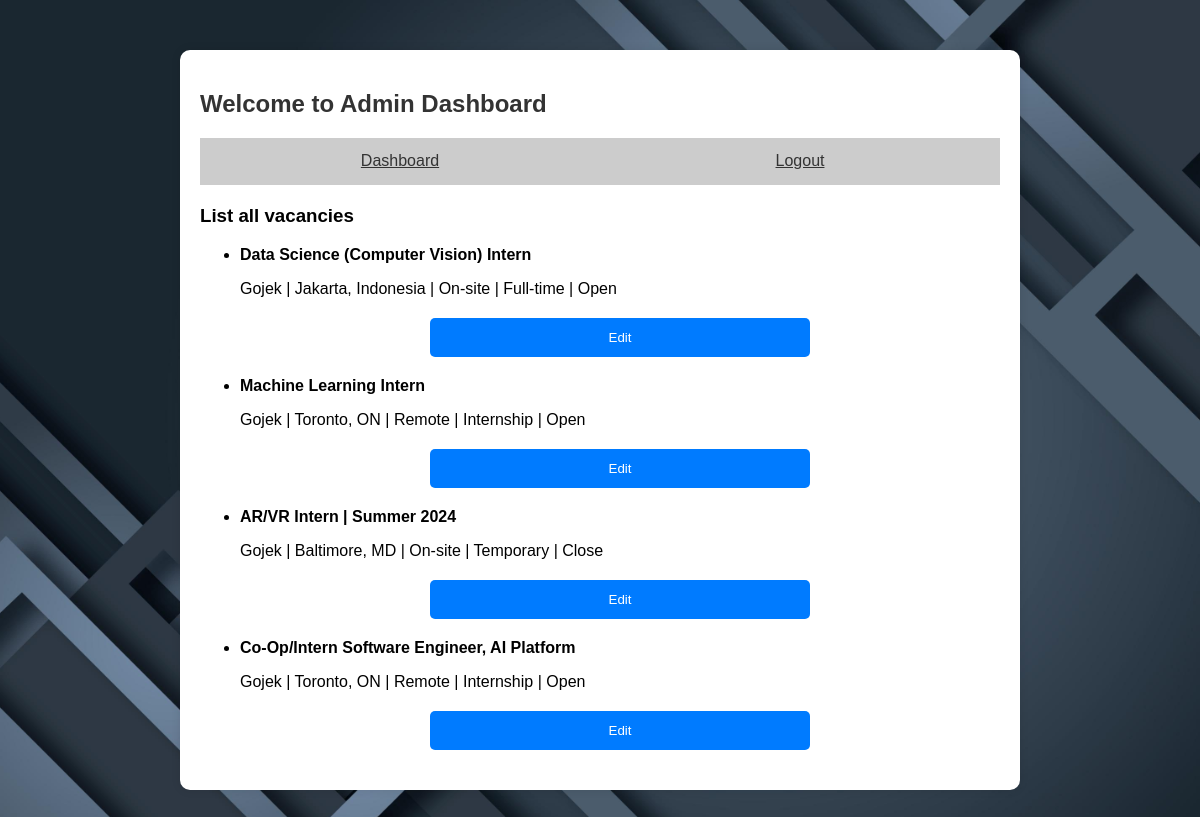
Page /admin_dashboard.php (signed in) on the earlier database version.
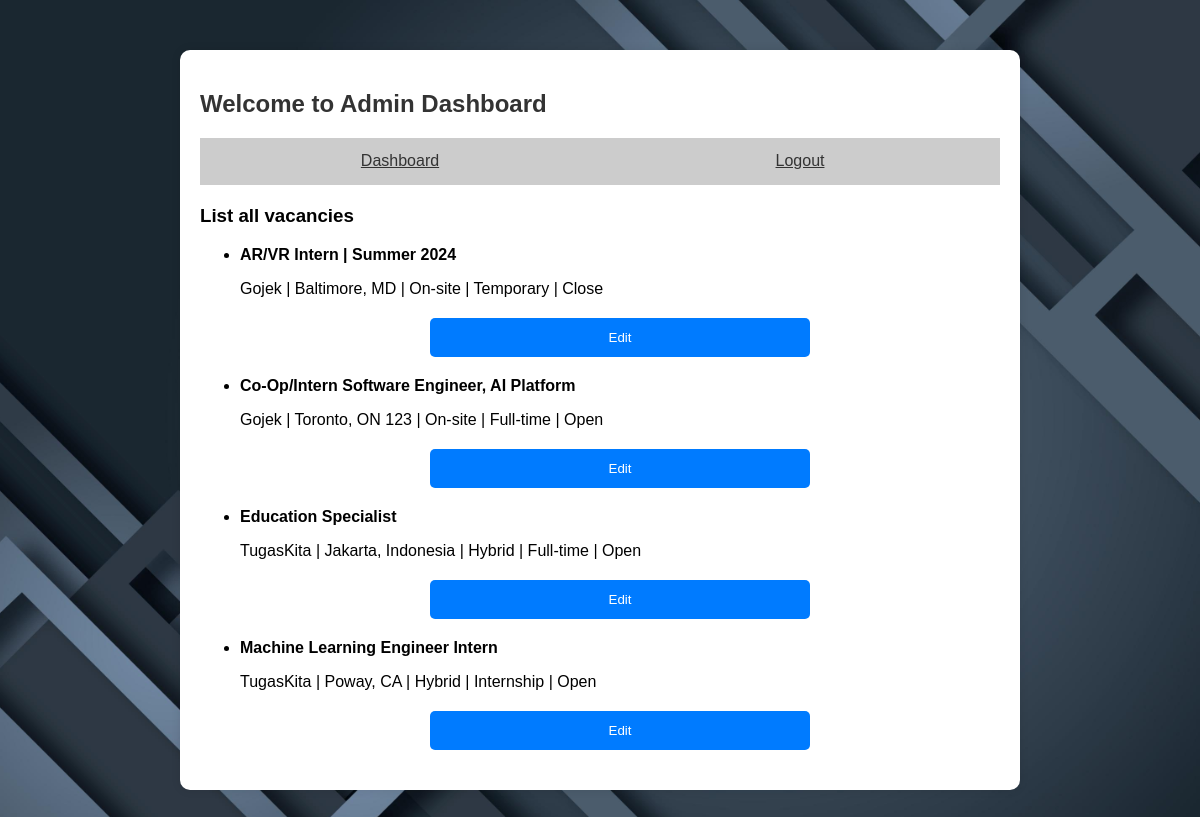
Same page on the later database version.
### tables this page shows
CREATE TABLE `vacancy` (
  `id` varchar(100) NOT NULL,
  `title` varchar(100) NOT NULL,
  `location` varchar(100) NOT NULL,
  `description` varchar(10000) NOT NULL,
  `workplace_type` varchar(100) NOT NULL,
  `job_type` varchar(100) NOT NULL,
  `status` varchar(100) NOT NULL,
  `company_id` varchar(100) NOT NULL
);

CREATE TABLE `company_account` (
  `email` varchar(100) NOT NULL,
  `password` varchar(100) NOT NULL,
  `name` varchar(100) NOT NULL,
  `about` varchar(10000) NOT NULL,
  `address` varchar(100) NOT NULL,
  `website` varchar(100) NOT NULL,
  `industry` varchar(100) NOT NULL,
  `founded` varchar(100) NOT NULL,
  `size` varchar(100) NOT NULL,
  `verified` int(1) NOT NULL DEFAULT 0
);

### App/DB.php (called while the page is built, shortened)
<?php
class DB
{
    private $host = 'localhost';
    private $user = 'root';
    private $pass = '';
    private $dbname = 'internmatchv2';
    public function connect(): PDO
    {
        $conn_str = "mysql:host=$this->host;dbname=$this->dbname";
        $conn = new PDO($conn_str, $this->user, $this->pass);
        $conn->setAttribute(PDO::ATTR_ERRMODE, PDO::ERRMODE_EXCEPTION);
        return $conn;
    }
    public function fetchAllRow($sql, array $params = []): bool|array
    {
        $conn = $this->connect();
        $stmt = $conn->prepare($sql);
        $stmt->execute();
        return $stmt->fetchAll(PDO::FETCH_OBJ);
    }
}

### util.php (called while the page is built, shortened)
<?php
$db = new DB();
function fetchAllVacancy($search='', $literal_all=false): bool|string
{
    global $db;
    if($literal_all)
        $sql = "SELECT * FROM vacancy WHERE NOT EXISTS (SELECT * FROM apply WHERE vacancy.id = apply.vacancy_id) AND title LIKE '%$search%';";
    else
        $sql = "SELECT * FROM vacancy WHERE NOT EXISTS (SELECT * FROM apply WHERE vacancy.id = apply.vacancy_id) AND title LIKE '%$search%'AND status = 'Open';";
    $vacancies = $db->fetchAllRow($sql);
    return json_encode($vacancies);
}
function fetchCompanyInfo($company_id): bool|string
{
    global $db;
    $sql = "SELECT * FROM company_account WHERE email='$company_id';";
    $vacancy = $db->fetchAllRow($sql);
    return json_encode($vacancy);
}

### admin_dashboard.php (the view, shortened to what this page needs)
<?php
require __DIR__ . '/util.php';
?>
<!DOCTYPE html>
<html lang="en">
<head>
    <link rel="stylesheet" href="https://cdnjs.cloudflare.com/ajax/libs/font-awesome/6.2.1/css/all.min.css">
    <link rel="stylesheet" href="css/toast.css">
    <link rel="stylesheet" href="css/mainstyles.css">
</head>
<body>
<div class="container">
    <h2>Welcome to Admin Dashboard</h2>
    <div class="tabs">
        <a href="admin_dashboard.php" class="tablink">Dashboard</a>
        <a href="/api/logout" class="tablink">Logout</a>
    </div>
    <h3>List all vacancies</h3>
    <ul>
        <?php
        $vacancies = json_decode(fetchAllVacancy(literal_all: true), associative: true);
        foreach($vacancies as $vacancy) {
            $id = $vacancy["id"];
            $title = $vacancy["title"];
            $location = $vacancy["location"];
            $description = $vacancy["description"];
            $workplace_type = $vacancy["workplace_type"];
            $job_type = $vacancy["job_type"];
            $status = $vacancy["status"];
            $company_id = $vacancy["company_id"];
            $company = json_decode(fetchCompanyInfo($company_id), associative: true)[0];
            $company_name = $company['name'];
            echo "<li>
                    <p><b>$title</b></p>
                    <p>$company_name | $location | $workplace_type | $job_type | $status</p>
                    <form action='admin_edit.php' method='post'>
                        <input type='hidden' name='id' value='$id'>
                        <input type='hidden' name='title' value='$title'>
                        <input type='hidden' name='location' value='$location'>
                        <input type='hidden' name='description' value='$description'>
                        <input type='hidden' name='workplace_type' value='$workplace_type'>
                        <input type='hidden' name='job_type' value='$job_type'>
                        <input type='hidden' name='status' value='$status'>
                        <button type='submit'>Edit</button>
                    </form>
                </li>";
        }
        ?>
    </ul>
</div>
</body>
</html>

### css/toast.css (style rules this page uses)
:root { --dark: #34495E; --light: #ffffff; --success: #0ABF30; --error: #E24D4C; --warning: #E9BD0C; --info: #3498DB; }

### css/mainstyles.css (style rules this page uses)
body { font-family: Arial, sans-serif; background-image: url('asset/img/wallpaper.jpg'); background-size: cover; background-position: center; margin: 0; padding: 0; }
.container { max-width: 800px; margin: 50px auto; padding: 20px; background-color: #fff; border-radius: 10px; box-shadow: 0 0 10px rgba(0, 0, 0, 0.1); }
h2 { color: #333; }
.tabs { overflow: hidden; border-bottom: 1px solid #ccc; margin-bottom: 20px; display: flex; }
.tablink { background-color: #ccc; flex: 1; border: none; outline: none; cursor: pointer; padding: 14px 20px; transition: background-color 0.3s; text-align: center; color: #333; }
button[type="submit"] { width: 50%; padding: 12px; background-color: #007bff; color: #fff; border: none; border-radius: 5px; cursor: pointer; transition: background-color 0.3s ease; display: block; margin: 20px auto; }

Differences in the rows shown:
removed vacancy: title "Data Science (Computer Vision) Intern", company.name "Gojek", location "Jakarta, Indonesia", workplace_type "On-site", job_type "Full-time", status "Open"
removed vacancy: title "Machine Learning Intern", company.name "Gojek", location "Toronto, ON", workplace_type "Remote", job_type "Internship", status "Open"
changed vacancy "Co-Op/Intern Software Engineer, AI Platform": location "Toronto, ON" → "Toronto, ON 123"; workplace_type "Remote" → "On-site"; job_type "Internship" → "Full-time"
added vacancy: title "Education Specialist", company.name "TugasKita", location "Jakarta, Indonesia", workplace_type "Hybrid", job_type "Full-time", status "Open"
added vacancy: title "Machine Learning Engineer Intern", company.name "TugasKita", location "Poway, CA", workplace_type "Hybrid", job_type "Internship", status "Open"
